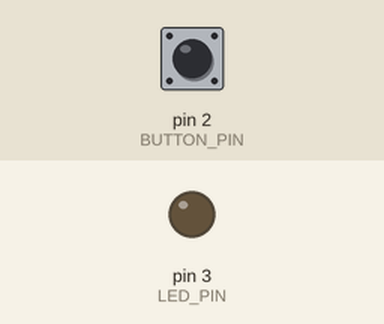
Simulated run of this sketch. Board: Arduino Uno, built with avr-gcc and run on an emulated ATmega328P. On the bench: output pins drawn as LEDs (lit = HIGH). The test bench sets the inputs (shaded band); at power-on: pin 2 (BUTTON_PIN) LOW.

Above: at 1.2 s.
1.3 s: pin 2 (BUTTON_PIN) pulled HIGH for 0.15 s
At 2.5 s:
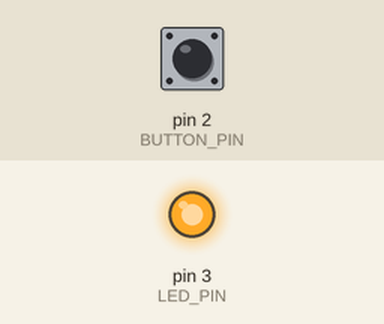
2.9 s: pin 2 (BUTTON_PIN) pulled HIGH for 1 s
At 3.8 s:
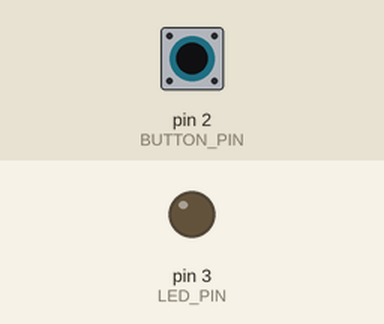
5.4 s: pin 2 (BUTTON_PIN) pulled HIGH for 3.2 s
At 5.7 s:
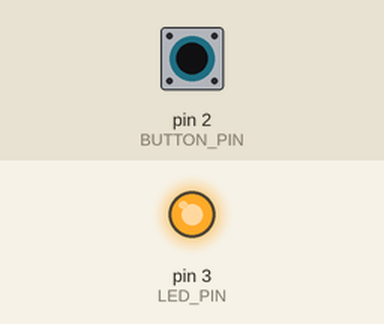
Timing chart, 0 to 8.4 s (numbered marks = the images above; inputs shaded):
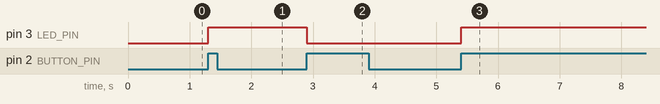

The sketch:

mini_debounce.ino
```cpp
/* This script is used to debounce a button.
Suppose we want to turn things on and off by pressing a button.
The button state 'TRUE' is read multiple times (noises) even if the button is pressed for a single time.
This makes it hard to turn things on and off.
To fix this, we can store the previous button state.
If the current state is true and the previous state is false, this means the button is actually pressed once.
Even if there are multiple 'TRUE' readings, the previous state helps us distinguish between the actual button press and the noise.
The debouncing is done this way.
The LED is toggled only if the button is actually pressed. */


#define LED_PIN 3
#define BUTTON_PIN 2

bool previous_button_state = false;
bool trigger = false;  // variable that stores HIGH or LOW


void setup() {
  pinMode(LED_PIN, OUTPUT);
  pinMode(BUTTON_PIN, INPUT);
}


void loop() {
  bool current_button_state = digitalRead(BUTTON_PIN);
  if (current_button_state && !previous_button_state) {  // if current state is true and previous state is false
    trigger = !trigger;
  }
  previous_button_state = current_button_state;  // update previous state
  digitalWrite(LED_PIN, trigger);                // toggle LED
}
```

Measured:
- after the input at 1.3 s, pin 3 (LED_PIN): LOW → HIGH at once
- after the input at 2.9 s, pin 3 (LED_PIN): HIGH → LOW at once
- after the input at 5.4 s, pin 3 (LED_PIN): LOW → HIGH at once
